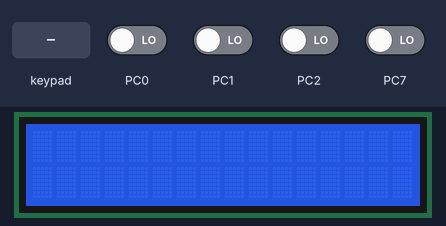
This program was run on a simulated ATmega32, built with avr-gcc and emulated at 16 MHz (the files do not name the chip). Shown: 16×2 character LCD. Wiring (inferred from the names in the program): 4×4 keypad with keys 1 2 3 + 4 5 6 - 7 8 9 C * 0 = /: rows PC3, PC4, PC5, PC6; columns PB4, PB5, PB6, PB7; character LCD (HD44780): RS PB1; R/W PB2; E PB3; data PA4, PA5, PA6, PA7. The test bench sets the inputs (shaded band); at power-on: PC0–2, PC7 LOW.

Above: at 1.2 s.
1.3 s: keypad keys 7 + 5 = pressed 0.4 s apart
At 4.0 s:
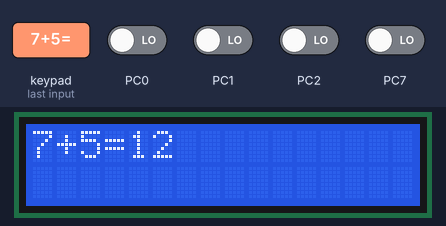
4.4 s: key 'C' pressed
At 5.2 s:
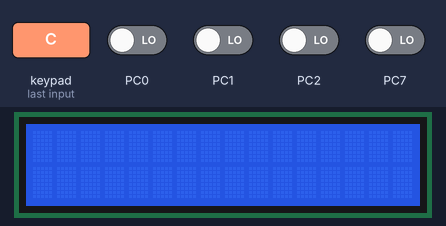
6.0 s: keypad keys 6 * 7 = pressed 0.4 s apart
At 7.6 s:
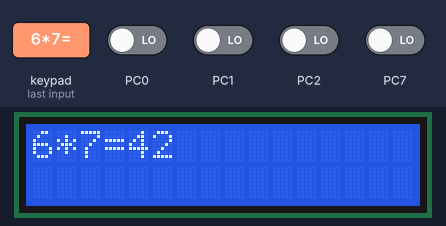
Timing chart, 0 to 9.1 s (numbered marks = the images above; inputs shaded):
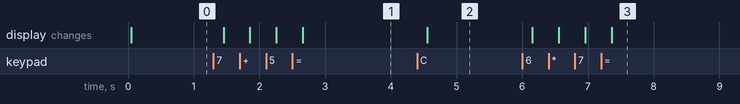

The program:

main.c
```c
/*
 * LCD+KEYPAD.c
 *
 * Created: 5/18/2024 11:51:24 PM
 * Author : ahmed
 */

#include "BIT_MATH.h"
#include "STD_TYPE.h"
#include "LCD_interface.h"
#include "LCD_config.h"
#include "KEYPAD_interface.h"
#include "KEYPAD_config.h"
#include "DIO_interface.h"
#define   F_CPU 16000000UL
#include <util/delay.h>


int main(void) {
	u8 Loc_KeyVal = 0;
	u8 num1 = 0;
	u8 num2 = 0;
	u8 Loc_Sum = 0;
	u8 operator = 0;

	DIO_voidSetPortDir(LCD_DPORT, 0xF0);
	DIO_voidSetPortDir(LCD_CPORT, 0x0E);
	LCD_voidInit();
	KEYPAD_init();

	while (1) {
		// Clear the screen and reset variables before starting a new calculation
		LCD_voidSendCommand(0x01); // Clear display command
		num1 = 0;
		num2 = 0;
		Loc_Sum = 0;
		operator = 0;

		// Get the first number
		do {
			num1 = KEYPAD_GetPressedKey();
		} while (num1 == 0xff);

		// Display the first number if it is a digit
		if (num1 >= 0 && num1 <= 9) {
			LCD_voidSendNum(num1);
			} else {
			continue; // If not a digit, continue to the next loop iteration
		}

		// Wait for the operator
		do {
			operator = KEYPAD_GetPressedKey();
		} while (operator == 0xff);

		// Display the operator
		if (operator == '+' || operator == '-' || operator == '*' || operator == '/' || operator == '=') {
			LCD_voidSendData(operator);
			} else if (operator == 'C') {
			LCD_voidSendCommand(0x01); // Clear the LCD display
			continue; // Skip the rest of the loop
			} else {
			continue; // If not a valid operator, continue to the next loop iteration
		}

		// Get the second number
		do {
			num2 = KEYPAD_GetPressedKey();
		} while (num2 == 0xff);

		// Display the second number if it is a digit
		if (num2 >= 0 && num2 <= 9) {
			LCD_voidSendNum(num2);
			} else {
			continue; // If not a digit, continue to the next loop iteration
		}

		// Perform the calculation
		if (operator == '+') {
			Loc_Sum = num1 + num2;
			} else if (operator == '-') {
			Loc_Sum = num1 - num2;
			} else if (operator == '*') {
			Loc_Sum = num1 * num2;
			} else if (operator == '/') {
			if (num2 != 0) { // Check for division by zero
				Loc_Sum = num1 / num2;
				} else {
				LCD_voidSendString("Err"); // Display error message
				continue; // Skip the rest of the loop
			}
		}

		// Wait for the '=' key to display the result
		do {
			Loc_KeyVal = KEYPAD_GetPressedKey();
		} while (Loc_KeyVal != '=');

		// Display the result
		LCD_voidSendData('=');
		LCD_voidSendNum(Loc_Sum);

		// Wait for 'C' key to clear the screen
		do {
			Loc_KeyVal = KEYPAD_GetPressedKey();
		} while (Loc_KeyVal != 'C');

		// Clear the screen
		LCD_voidSendCommand(0x01);
	}

	return 0;
}
```

STD_TYPE.h
```c
#ifndef _STD_TYPE_H
#define _STD_TYPE_H


/* only positive data */
typedef unsigned char           u8;
typedef unsigned short int      u16;
typedef unsigned int            u32;
typedef unsigned long long int  u64;

/* only negative data */


typedef signed char             s8;
typedef signed short int        s16;
typedef signed long int         s32;
typedef signed long long int    s64;


/* only float data */

typedef float                   f32;
typedef double                  f64;


typedef enum{False,True}        BOOL;


#endif
```

KEYPAD_config.h
```c
/*
 * KEYPAD_config.h
 *
 * Created: 5/18/2024 5:30:09 AM
 *  Author: ahmed
 */


#ifndef KEYPAD_CONFIG_H_
#define KEYPAD_CONFIG_H_


#define KEYPAD_ROWS         4
#define KEYPAD_COLUMNS      4


#define KEYPAD_ROW_PORT		        DIO_PORTC

#define KEYPAD_ROW_1_PIN			DIO_PIN3
#define KEYPAD_ROW_2_PIN			DIO_PIN4
#define KEYPAD_ROW_3_PIN			DIO_PIN5
#define KEYPAD_ROW_4_PIN			DIO_PIN6

#define KEYPAD_COLUMN_PORT		    DIO_PORTB

#define KEYPAD_COLUMN_1_PIN			DIO_PIN4
#define KEYPAD_COLUMN_2_PIN			DIO_PIN5
#define KEYPAD_COLUMN_3_PIN			DIO_PIN6
#define KEYPAD_COLUMN_4_PIN			DIO_PIN7


#endif /* KEYPAD_CONFIG_H_ */
```

LCD_config.h
```c
/*
 * LCD_config.h
 *
 * Created: 5/11/2024 11:48:54 PM
 *  Author: ahmed
 */


#ifndef LCD_CONFIG_H_
#define LCD_CONFIG_H_


/********** LCD Control Pins **********/

#define LCD_CPORT	                                  DIO_PORTB
#define LCD_RS_PIN                                    DIO_PIN1
#define LCD_RW_PIN	                                  DIO_PIN2
#define LCD_EN_PIN	                                  DIO_PIN3

/********** LCD Mode Select *******************/

#if     LCD_MODE == _8_BITMODE
#define LCD_DPORT	                                  DIO_PORTA

/***********/
#elif   LCD_MODE == _4_BITMODE

#define LCD_DPORT                                     DIO_PORTA
#define	LCD_D4_PIN									  DIO_PIN4
#define LCD_D5_PIN									  DIO_PIN5
#define	LCD_D6_PIN									  DIO_PIN6
#define	LCD_D7_PIN									  DIO_PIN7

#endif

#endif /* LCD_CONFIG_H_ */
```

KEYPAD_interface.h
```c
/*
 * KEYPAD_interface.h
 *
 * Created: 5/18/2024 5:29:21 AM
 *  Author: ahmed
 */


#ifndef KEYPAD_INTERFACE_H_
#define KEYPAD_INTERFACE_H_


/************* Function to intialize Keypad ************/
void KEYPAD_init(void);

/************ Function to return pressed key *************/

u8 KEYPAD_GetPressedKey(void);


#endif /* KEYPAD_INTERFACE_H_ */
```

KEYPAD_prog.c
```c
/*
 * KEYPAD_prog.c
 *
 * Created: 5/18/2024 5:29:41 AM
 *  Author: ahmed
 */
#include "BIT_MATH.h"
#include "STD_TYPE.h"
#include "DIO_interface.h"
#include "KEYPAD_config.h"
#include "KEYPAD_interface.h"


/************** Mapping Keypad Buttons *********************/
u8 KEYPAD_ButtonValues[KEYPAD_ROWS][KEYPAD_COLUMNS]={
	{1,2,3,'+'},
	{4,5,6,'-'},
	{7,8,9,'C'},
	{'*',0,'=','/'},

};

/************* Function to intialize Keypad ************/
void KEYPAD_init(void){

	u8 Loc_u8_arr_col[4]={ KEYPAD_COLUMN_1_PIN,
						   KEYPAD_COLUMN_2_PIN,
						   KEYPAD_COLUMN_3_PIN,
						   KEYPAD_COLUMN_4_PIN
	};

	u8 Loc_u8_arr_row[4]={ KEYPAD_ROW_1_PIN,
		                   KEYPAD_ROW_2_PIN,
		                   KEYPAD_ROW_3_PIN,
		                   KEYPAD_ROW_4_PIN
	};

	u8 Loc_u8_row_iterator =0;
	u8 Loc_u8_column_iterator =0;

	for(Loc_u8_column_iterator =0 ; Loc_u8_column_iterator < KEYPAD_COLUMNS ;Loc_u8_column_iterator++){

		/******** SET Column Pins OUTPUT High *********/
		DIO_voidSetPinDir(KEYPAD_COLUMN_PORT,Loc_u8_arr_col[Loc_u8_column_iterator],OUTPUT);

		DIO_voidSetPinVal(KEYPAD_COLUMN_PORT,Loc_u8_arr_col[Loc_u8_column_iterator],HIGH);

	}

	for(Loc_u8_row_iterator =0 ;Loc_u8_row_iterator < KEYPAD_ROWS ;Loc_u8_row_iterator++){

		/***** SET ROW PINS INPUT High ********/

		DIO_voidSetPinDir(KEYPAD_ROW_PORT,Loc_u8_arr_row[Loc_u8_row_iterator],INPUT);

		DIO_voidSetPinVal(KEYPAD_ROW_PORT,Loc_u8_arr_row[Loc_u8_row_iterator],HIGH);
	}


}

/************ Function to return pressed key *************/

u8 KEYPAD_GetPressedKey(void){

	u8 Loc_rand_var = 0xFF;

	u8 Loc_u8_arr_col[4]={ KEYPAD_COLUMN_1_PIN,
		KEYPAD_COLUMN_2_PIN,
		KEYPAD_COLUMN_3_PIN,
		KEYPAD_COLUMN_4_PIN
	};

	u8 Loc_u8_arr_row[4]={ KEYPAD_ROW_1_PIN,
		KEYPAD_ROW_2_PIN,
		KEYPAD_ROW_3_PIN,
		KEYPAD_ROW_4_PIN
	};

	u8 Loc_u8_row_iterator =0;
	u8 Loc_u8_column_iterator =0;

	for(Loc_u8_column_iterator = 0 ; Loc_u8_column_iterator < KEYPAD_COLUMNS ; Loc_u8_column_iterator++){

		/********* SET COLUMNS LOW **********/
		DIO_voidSetPinVal(KEYPAD_COLUMN_PORT , Loc_u8_arr_col[Loc_u8_column_iterator] , LOW );

		for(Loc_u8_row_iterator = 0 ;Loc_u8_row_iterator < KEYPAD_ROWS ;Loc_u8_row_iterator++){


			if(DIO_u8GetPinVal(KEYPAD_ROW_PORT ,Loc_u8_arr_row[Loc_u8_row_iterator])==0){

				Loc_rand_var=KEYPAD_ButtonValues[Loc_u8_row_iterator][Loc_u8_column_iterator];
				while(DIO_u8GetPinVal(KEYPAD_ROW_PORT,Loc_u8_arr_row[Loc_u8_row_iterator])==0);
			}

		}
		/********* SET Column High ******/

		DIO_voidSetPinVal(KEYPAD_COLUMN_PORT,Loc_u8_arr_col[Loc_u8_column_iterator],HIGH);


	}

	return Loc_rand_var;

}
```

LCD_interface.h
```c
/*
 * LCD_interface.h
 *
 * Created: 5/11/2024 11:48:36 PM
 *  Author: Ahmed Atef
 */


#ifndef LCD_INTERFACE_H_
#define LCD_INTERFACE_H_


#define  _4_BITMODE    0
#define  _8_BITMODE    1


#define  LCD_MODE    _4_BITMODE


/************* LCD initialization Function 8-bit Mode*************/

void LCD_voidInit(void);

/************* LCD Command Send Function *************/

void LCD_voidSendCommand(u8 copy_u8command);

/************* LCD Data Send Function *************/

void LCD_voidSendData(u8 copy_u8data);

/************* LCD String Display Function *************/

void LCD_voidSendString(u8 *copy_u8data);

/************* LCD Number Display Function *************/

void LCD_voidSendNum(u8 copy_u8data);


/************* LCD Number Display Function *************/

void LCD_voidSendNum_4Bit_Mode(u8 copy_u8data);


/************* LCD Cursor Position Function *************/

void LCD_voidSetCursorPos(u8 copy_u8row ,u8 copy_u8column);

/************* Function so send the lower nibble of Data ****/
void  LCD_voidSendLowerNibble(u8 copy_u8data);

/****** Function to Set Enable Pin ************/

void LCD_voidSetEnable(void);


#endif /* LCD_INTERFACE_H_ */
```

LCD_prog.c
```c
/*
 * LCD_prog.c
 *
 * Created: 5/11/2024 11:49:09 PM
 *  Author: ahmed
 */

#include "BIT_MATH.h"
#include "STD_TYPE.h"
#include "LCD_interface.h"
#include "LCD_config.h"
#include "DIO_interface.h"


#define   F_CPU 16000000UL
#include  <util/delay.h>


/************* Function so send the lower nibble of Data ****/
void  LCD_voidSendLowerNibble(u8 copy_u8data){

	/***** Array to Store Data Pins ****/
	u8 array_pin[4]={
		LCD_D4_PIN,
		LCD_D5_PIN,
		LCD_D6_PIN,
		LCD_D7_PIN,
	};
	u8 Loc_u8_iterator = 0;
	for(Loc_u8_iterator = 0 ; Loc_u8_iterator <4 ; Loc_u8_iterator++)
	{
		DIO_voidSetPinVal(LCD_DPORT,array_pin[Loc_u8_iterator],GET_BIT(copy_u8data,Loc_u8_iterator));
	}


}

/****** Function to Set Enable Pin ************/

void LCD_voidSetEnable(void){

	/******** SET EN PIN HIGH *********/
	DIO_voidSetPinVal(LCD_CPORT,LCD_EN_PIN,HIGH);

	_delay_ms(2);

	/******** SET EN PIN LOW *********/

	DIO_voidSetPinVal(LCD_CPORT,LCD_EN_PIN,LOW);

}


/************* LCD Command Send Function *************/

void LCD_voidSendCommand(u8 copy_u8command){
	/* Clear RS PIN to Send Command */
	DIO_voidSetPinVal(LCD_CPORT,LCD_RS_PIN,LOW);
	/* Clear RW PIN to Send Data */
	DIO_voidSetPinVal(LCD_CPORT,LCD_RW_PIN,LOW);

	/*** Send Command ***/
	#if LCD_MODE == _8_BITMODE
	DIO_voidSetPortVal(LCD_DPORT,copy_u8command);
	/*** Set EN PIN HIGH ***/
	LCD_voidSetEnable();
	#elif LCD_MODE == _4_BITMODE
	LCD_voidSendLowerNibble(copy_u8command>>4);
	LCD_voidSetEnable();
	LCD_voidSendLowerNibble(copy_u8command);
	LCD_voidSetEnable();

	#endif


}


/************* LCD Data Send Function *************/

void LCD_voidSendData(u8 copy_u8data){

	/* SET RS PIN to Send Command */
	DIO_voidSetPinVal(LCD_CPORT,LCD_RS_PIN,HIGH);
	/* Clear RW PIN to Send Data */
	DIO_voidSetPinVal(LCD_CPORT,LCD_RW_PIN,LOW);

	/*** Send Command ***/
	#if LCD_MODE == _8_BITMODE
	DIO_voidSetPortVal(LCD_DPORT,copy_u8data);
	/*** Set EN PIN HIGH ***/
	LCD_voidSetEnable();
	#elif LCD_MODE == _4_BITMODE
	LCD_voidSendLowerNibble(copy_u8data>>4);
	LCD_voidSetEnable();
	LCD_voidSendLowerNibble(copy_u8data);
	LCD_voidSetEnable();

	#endif


}


/************* LCD initialization Function 8-bit Mode *************/

void LCD_voidInit(void){
	_delay_ms(40);
	/* Send Function Set */
	#if LCD_MODE == _8_BITMODE

	LCD_voidSendCommand(0b00111000);
	#elif LCD_MODE == _4_BITMODE
	LCD_voidSendLowerNibble(0b0010) ;
	LCD_voidSetEnable();
	LCD_voidSendLowerNibble(0b0010) ;
	LCD_voidSetEnable();
	LCD_voidSendLowerNibble(0b1000) ;
	LCD_voidSetEnable();
	#endif

	/* Display on/off control */
	LCD_voidSendCommand(0b00001100);
	/* Display Clear */
	LCD_voidSendCommand(1);
	/* Entry Mode Set */


}


/************* LCD String Display Function *************/

void LCD_voidSendString(u8 *copy_u8data){
	u8 i=0;

	while(copy_u8data[i] !='\0'){
		LCD_voidSendData(copy_u8data[i]);
		copy_u8data++;
	}

}

/********** Function to Set Grid position on LCD ****/

void LCD_SetGridPos(u8 copy_u8column , u8 copy_u8row){

	u8 Loc_DDRAM_Address=0;

	Loc_DDRAM_Address = copy_u8column + copy_u8row * 0x40 ;

	/**** Set DDRAM ****/

	SET_BIT(Loc_DDRAM_Address,7);

	LCD_voidSendCommand(Loc_DDRAM_Address);

}


/************* LCD Number Display Function *************/

void LCD_voidSendNum(u8 copy_u8data){

	u8 buffer[7]; // Buffer to hold the string representation of the number
	u8 i = 0;
	// Convert integer to string manually
	if (copy_u8data == 0) {
		buffer[i++] = '0';
		} else {
		if (copy_u8data < 0) {
			LCD_voidSendData('-'); // Send negative sign
			copy_u8data = -copy_u8data;     // Make number positive
		}
		while (copy_u8data != 0) {
			u8 digit = copy_u8data % 10;        // Extract the least significant digit
			buffer[i] = digit + '0';   // Convert digit to ASCII and store in buffer
			copy_u8data /= 10;
			i++;                // Move to the next digit
		}
	}
	// Send digits to LCD in reverse order

	while (i > 0) {
		LCD_voidSendData(buffer[--i]);
	}

}

/************* LCD Cursor Position Function *************/

void LCD_voidSetCursorPos(u8 copy_u8row ,u8 copy_u8column){

	u8 address=0x0;
	if(copy_u8row == 0){
		address=0x80;
	}
	else if (copy_u8row == 1){

		address=0xC0;
	}
	if(copy_u8column <16){
		address +=copy_u8column ;
	}
	LCD_voidSendCommand(address);


}
```

BIT_MATH.h
```c
#ifndef _BIT_MATH_H_
#define _BIT_MATH_H_

#define SET_BIT(REG,BIT)     (REG|=1<<BIT)
#define CLR_BIT(REG,BIT)     (REG&=~(1<<BIT))
#define GET_BIT(REG,BIT)     ((REG>>BIT)&0x01)
#define TOGGLE_BIT(REG,BIT)  (REG^=(1<<BIT))

#endif
```

DIO_interface.h
```c
/*
 * DIO_interface.h
 *
 * Created: 5/10/2024 3:21:48 PM
 *  Author: Ahmed Atef
 */


#ifndef DIO_INTERFACE_H_
#define DIO_INTERFACE_H_

/* DIRECTION */

#define OUTPUT        1
#define INPUT         0

/* VALUE */

#define HIGH          1
#define LOW           0

/*************             PORTS            *************/

#define DIO_PORTA     0
#define DIO_PORTB     1
#define DIO_PORTC     2
#define DIO_PORTD     3

/*************             PINS            *************/

#define DIO_PIN0      0
#define DIO_PIN1      1
#define DIO_PIN2      2
#define DIO_PIN3      3
#define DIO_PIN4      4
#define DIO_PIN5      5
#define DIO_PIN6      6
#define DIO_PIN7      7


/************* Pin Direction Set Function *************/

void DIO_voidSetPinDir(u8 copy_u8port , u8 copy_u8pin ,u8 copy_u8dir);

/************* Pin Value Set Function *************/

void DIO_voidSetPinVal(u8 copy_u8port , u8 copy_u8pin ,u8 copy_u8val);

/************* Pin Get Value Function *************/

u8	 DIO_u8GetPinVal(u8 copy_u8port , u8 copy_u8pin);

/************* Port Direction set Function *************/

void DIO_voidSetPortDir(u8 copy_u8port , u8 copy_u8dir);

/************* Port Value set Function *************/

void DIO_voidSetPortVal(u8 copy_u8port , u8 copy_u8val);

#endif /* DIO_INTERFACE_H_ */
```

DIO_prog.c
```c
/*
 * DIO_prog.c
 *
 * Created: 5/10/2024 3:22:28 PM
 *  Author: Ahmed Atef
 */
#include "BIT_MATH.h"
#include "STD_TYPE.h"
#include "DIO_interface.h"
#include "DIO_reg.h"
/************* Pin Direction Set Function *************/
void DIO_voidSetPinDir(u8 copy_u8port , u8 copy_u8pin ,u8 copy_u8dir){

	if(copy_u8dir == OUTPUT){
		switch(copy_u8port){

			case DIO_PORTA : SET_BIT(DDRA_REG,copy_u8pin) ; break;
			case DIO_PORTB : SET_BIT(DDRB_REG,copy_u8pin) ; break;
			case DIO_PORTC : SET_BIT(DDRC_REG,copy_u8pin) ; break;
			case DIO_PORTD : SET_BIT(DDRD_REG,copy_u8pin) ; break;

		}
	}
	else if (copy_u8dir == INPUT){
		switch(copy_u8port){

			case DIO_PORTA : CLR_BIT(DDRA_REG,copy_u8pin) ; break;
			case DIO_PORTB : CLR_BIT(DDRB_REG,copy_u8pin) ; break;
			case DIO_PORTC : CLR_BIT(DDRC_REG,copy_u8pin) ; break;
			case DIO_PORTD : CLR_BIT(DDRD_REG,copy_u8pin) ; break;

		}

	}
}

/************* Pin Value Set Function *************/

void DIO_voidSetPinVal(u8 copy_u8port , u8 copy_u8pin ,u8 copy_u8val){
	if(copy_u8val == HIGH){

		switch(copy_u8port){
			case DIO_PORTA : SET_BIT(PORTA_REG,copy_u8pin) ; break;
			case DIO_PORTB : SET_BIT(PORTB_REG,copy_u8pin) ; break;
			case DIO_PORTC : SET_BIT(PORTC_REG,copy_u8pin) ; break;
			case DIO_PORTD : SET_BIT(PORTD_REG,copy_u8pin) ; break;
		}

	}
	else if(copy_u8val == LOW){

		switch(copy_u8port){
			case DIO_PORTA : CLR_BIT(PORTA_REG,copy_u8pin) ; break;
			case DIO_PORTB : CLR_BIT(PORTB_REG,copy_u8pin) ; break;
			case DIO_PORTC : CLR_BIT(PORTC_REG,copy_u8pin) ; break;
			case DIO_PORTD : CLR_BIT(PORTD_REG,copy_u8pin) ; break;
		}
	}

}

/************* Pin Get Value Function *************/

u8	 DIO_u8GetPinVal(u8 copy_u8port , u8 copy_u8pin){

	u8 Loc_u8value=0;

	switch(copy_u8port){

		case DIO_PORTA : Loc_u8value = GET_BIT(PINA_REG ,copy_u8pin); break;
		case DIO_PORTB : Loc_u8value = GET_BIT(PINB_REG ,copy_u8pin); break;
		case DIO_PORTC : Loc_u8value = GET_BIT(PINC_REG ,copy_u8pin); break;
		case DIO_PORTD : Loc_u8value = GET_BIT(PIND_REG ,copy_u8pin); break;
	}
	return Loc_u8value ;

}

/************* Port Direction set Function *************/

void DIO_voidSetPortDir(u8 copy_u8port , u8 copy_u8dir){


		switch(copy_u8port){

			case DIO_PORTA : DDRA_REG = copy_u8dir ; break ;
			case DIO_PORTB : DDRB_REG = copy_u8dir ; break ;
			case DIO_PORTC : DDRC_REG = copy_u8dir ; break ;
			case DIO_PORTD : DDRD_REG = copy_u8dir ; break ;
		}
}


/************* Port Value set Function *************/

void DIO_voidSetPortVal(u8 copy_u8port , u8 copy_u8val){


		switch(copy_u8port){

			case DIO_PORTA : PORTA_REG = copy_u8val ; break;
			case DIO_PORTB : PORTB_REG = copy_u8val ; break;
			case DIO_PORTC : PORTC_REG = copy_u8val ; break;
			case DIO_PORTD : PORTD_REG = copy_u8val ; break;
		}


}
```

DIO_reg.h
```c
/*
 * DIO_reg.h
 *
 * Created: 5/10/2024 3:21:27 PM
 *  Author: Ahmed Atef
 */


#ifndef DIO_REG_H_
#define DIO_REG_H_

/************ SECTION A ************/

#define PORTA_REG       *((volatile u8*)0x3B)
#define DDRA_REG        *((volatile u8*)0x3A)
#define PINA_REG        *((volatile u8*)0x39)

/************ SECTION B ************/

#define PORTB_REG       *((volatile u8*)0x38)
#define DDRB_REG        *((volatile u8*)0x37)
#define PINB_REG        *((volatile u8*)0x36)

/************ SECTION C ************/

#define PORTC_REG       *((volatile u8*)0x35)
#define DDRC_REG        *((volatile u8*)0x34)
#define PINC_REG        *((volatile u8*)0x33)

/************ SECTION D ************/

#define PORTD_REG       *((volatile u8*)0x32)
#define DDRD_REG        *((volatile u8*)0x31)
#define PIND_REG        *((volatile u8*)0x30)


#endif /* DIO_REG_H_ */
```

Measured:
- after the input at 1.3 s, the display: first changes after 0.15 s (image 1 shows a later state)
- after the input at 4.4 s, the display: changes after 0.15 s (image 2)
- after the input at 6.0 s, the display: first changes after 0.15 s (image 3 shows a later state)
